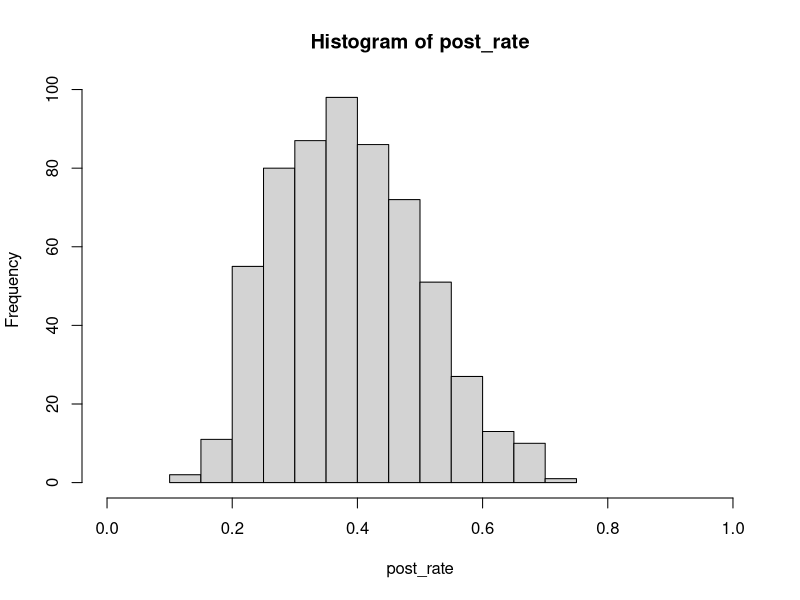
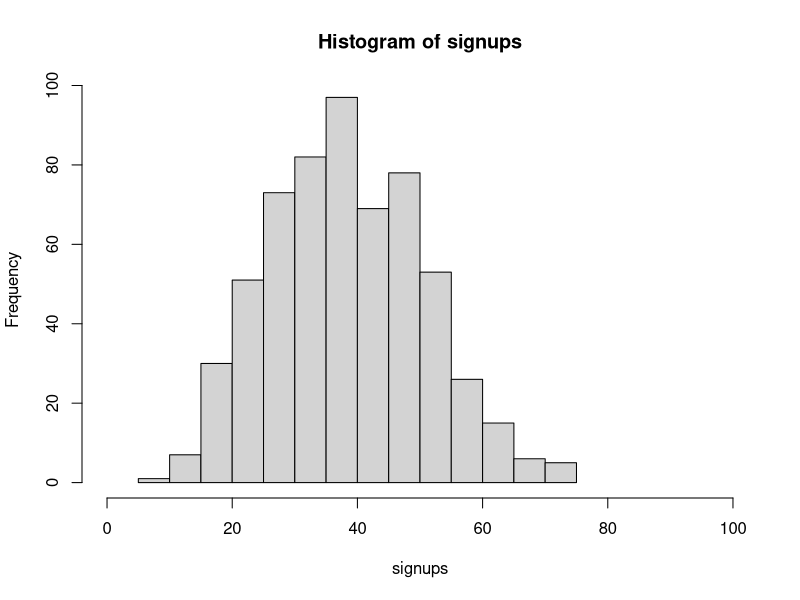

Reproduce these figures in R, in order.
## ---- chunk 1
n_draw <- 10000

# Defining and drawing from the prior distribution
prior_rate <- runif(n_draw, 0, 1)

# Defining the generative model
gen_model <- function(rate) {
  subscribers <- rbinom(1, size = 16, prob = rate)
  subscribers
}

# Simulating the data
subscribers <- rep(NA, n_draw)
for(i in 1:n_draw) {
  subscribers[i] <- gen_model(prior_rate[i])
}

# Filtering out those parameter values that didn't result in the
# data that we actually observed
post_rate <- prior_rate[subscribers == 6]

# Checking that there enough samples left
length(post_rate)

# Plotting and summarising the posterior.
hist(post_rate, xlim = c(0, 1))
mean(post_rate)
quantile(post_rate, c(0.025, 0.975))
## ---- chunk 2
sum(post_rate > 0.2) / length(post_rate)
## ---- chunk 3
# This can be done with a for loop
singnups <- rep(NA, length(post_rate))
for(i in 1:length(post_rate)) {
  singnups[i] <- rbinom(n = 1, size = 100, prob = post_rate[i])
}

# But since rbinom is vectorized we can simply write it like this:
signups <- rbinom(n = length(post_rate), size = 100, prob = post_rate)

hist(signups, xlim = c(0, 100))
quantile(signups, c(0.025, 0.975))
# So a decent guess is that is would be between 20 and 60 sign-ups.
